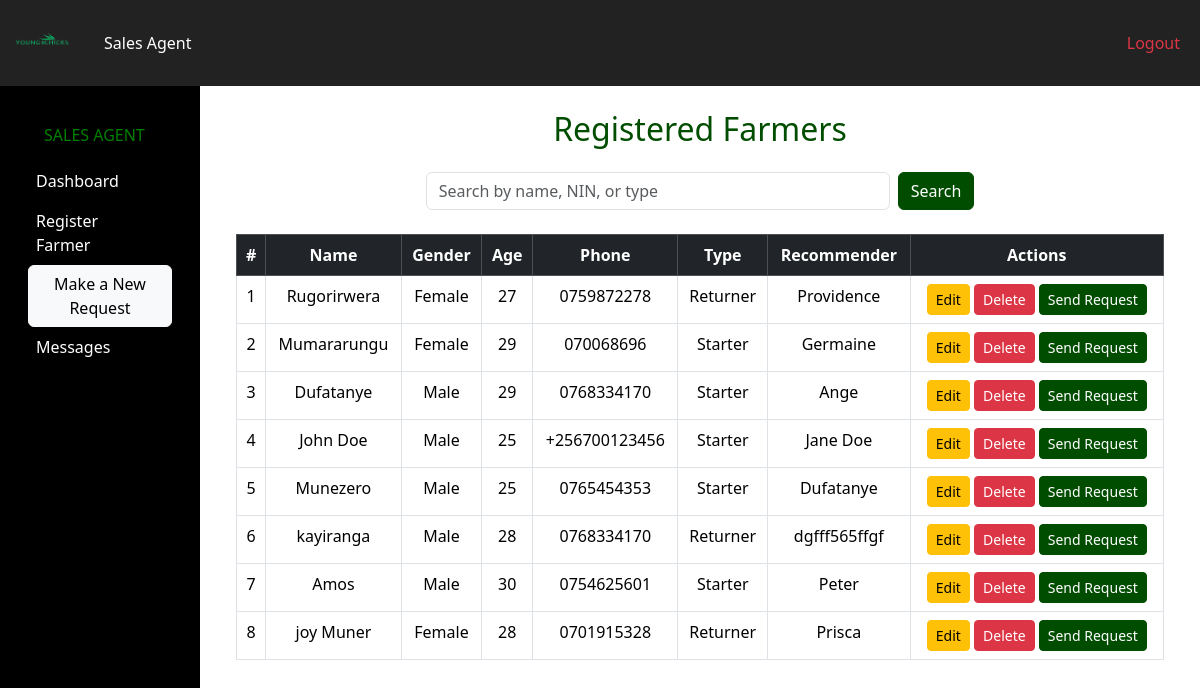
/farmers/ (signed in), run on an earlier commit of the app's database.
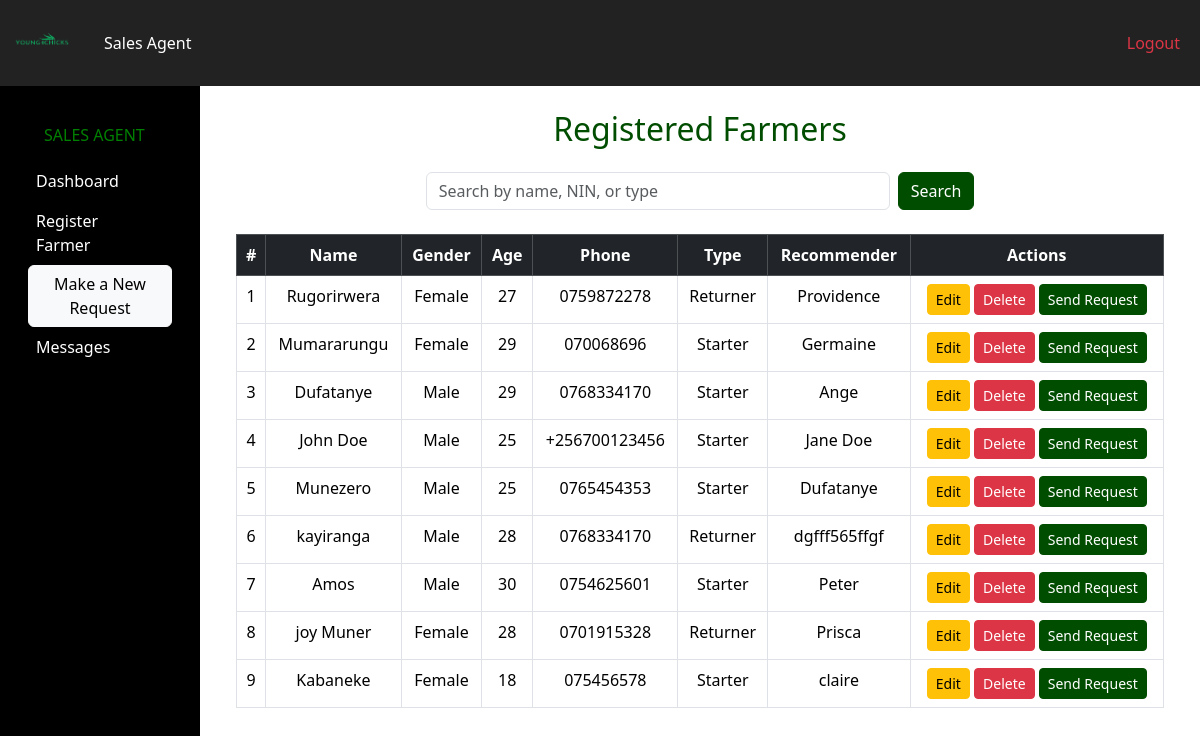
And on a later commit of the database.
### pages/models.py (models this page shows, shortened)
class Farmer(models.Model):
    GENDER_CHOICES = [
        ('Male', 'Male'),
        ('Female', 'Female'),
    ]
    FARMER_TYPE_CHOICES = [
        ('Starter', 'Starter'),
        ('Returner', 'Returner'),
    ]
    user = models.OneToOneField(
        settings.AUTH_USER_MODEL,
        on_delete=models.CASCADE,
        related_name='farmer_profile',
        null=True,
        blank=True
    )
    farmer_name = models.CharField(max_length=100)
    farmer_age = models.IntegerField()
    farmer_gender = models.CharField(max_length=10, choices=GENDER_CHOICES)
    farmer_nin = models.CharField(max_length=20)
    farmer_phone_number = models.CharField(max_length=15)
    farmer_type = models.CharField(max_length=50, choices=FARMER_TYPE_CHOICES)
    recomender_name = models.CharField(max_length=100)
    recommender_nin = models.CharField(max_length=20)

### pages/views.py (the view)
# urls.py: path('farmers/', views.farmers_list, name='farmers_list'),
@login_required
def farmers_list(request):
    query = request.GET.get("q", "")  # Get search query
    if query:
        farmers = Farmer.objects.filter(
            Q(farmer_name__icontains=query) |
            Q(farmer_nin__icontains=query) |
            Q(farmer_type__icontains=query)
        )
    else:
        farmers = Farmer.objects.all()
    context = {
        "farmers": farmers,
        "query": query
    }
    return render(request, "pages/farmers_list.html", context)

### pages/templates/pages/farmers_list.html
{% extends 'pages/base.html' %}
{% block content %}
<div class="container mt-4">
  <h2 class="mb-4 text-center">Registered Farmers</h2>
  <form method="get" class="d-flex mb-4 justify-content-center">
    <input
      type="text"
      name="q"
      class="form-control w-50 me-2"
      placeholder="Search by name, NIN, or type"
      value="{{ request.GET.q }}"
    />
    <button type="submit" class="btn btn-success">Search</button>
  </form>
  <table class="table table-bordered table-hover text-center">
    <thead class="table-dark">
      <tr>
        <th>#</th>
        <th>Name</th>
        <th>Gender</th>
        <th>Age</th>
        <th>Phone</th>
        <th>Type</th>
        <th>Recommender</th>
        <th>Actions</th>
      </tr>
    </thead>
    <tbody>
      {% for farmer in farmers %}
      <tr>
        <td>{{ forloop.counter }}</td>
        <td>{{ farmer.farmer_name }}</td>
        <td>{{ farmer.farmer_gender }}</td>
        <td>{{ farmer.farmer_age }}</td>
        <td>{{ farmer.farmer_phone_number }}</td>
        <td>{{ farmer.farmer_type }}</td>
        <td>{{ farmer.recomender_name }}</td>
        <td>
          <a
            href="{% url 'register_farmer_edit' farmer.id %}"
            class="btn btn-sm btn-warning"
          >
            Edit
          </a>
          <a
            href="{% url 'delete_farmer' farmer.id %}"
            class="btn btn-sm btn-danger"
            onclick="return confirm('Are you sure you want to delete this farmer?');"
          >
            Delete
          </a>
          <a
            href="{% url 'record_request_create' %}?farmer={{ farmer.id }}"
            class="btn btn-sm btn-success"
          >
            Send Request
          </a>
        </td>
      </tr>
      {% empty %}
      <tr>
        <td colspan="8">No farmers found.</td>
      </tr>
      {% endfor %}
    </tbody>
  </table>
</div>
{% endblock %}

What changed in the data, as far as the page shows it:
added Farmer: farmer_name "Kabaneke", farmer_gender "Female", farmer_age "18", farmer_phone_number "075456578", farmer_type "Starter", recomender_name "claire"
